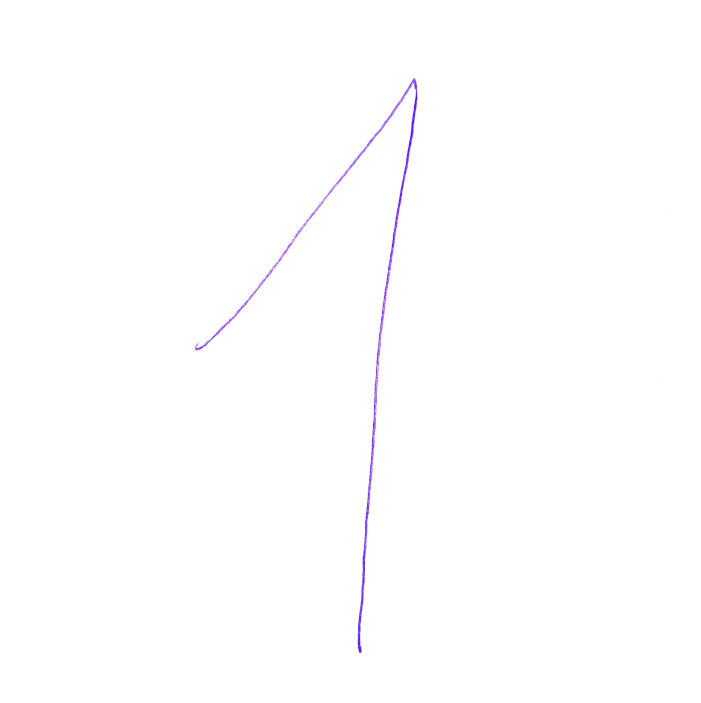
#> input picture projects/img/raw_img/onetris.jpg, 2102 x 2108 px, found by its file name (shown at 1/3 size)
$ jupyter execute '1. Image preprocessing.ipynb'
#> lines starting #> are read from the running program, lines starting #| are printed output that depends on the picture
## Install OpenCV and all its dependencies

**pip install opencv-python**

Note : After installing, you'll need to restart your Python kernel/interpreter for the import to work. In Jupyter Notebook, click Kernel > Restart & Clear Output.

## Import OpenCV

[cell 1]
import cv2

## The program that resiezs a color picture to suit neural nets

This program does the following:

- Reads the input image using OpenCV's imread()
- Gets the height and width of the image
- Calculates the ratio needed to resize the image to 28 pixels wide
- Resizes the image using resize(), keeping the aspect ratio
- Converts the resized image to grayscale using cvtColor()
- Saves the resized grayscale image

[cell 2]
# Read the image
img = cv2.imread('./img/raw_img/onetris.jpg')
#> img is the input picture: shape (2108, 2102, 3); mean B, G, R 254.9, 254.3, 254.5

[cell 3]
# check image shape
img.shape
#> Out = (2108, 2102, 3)

[cell 4]
# Get the height and width of the image
height, width = img.shape[:2]
#> height = 2108; width = 2102

[cell 5]
# Calculate the ratio of the image
# after resizing to 28x28
ratio = 28.0/width
#> ratio = 0.0133

[cell 6]
# Resize the image keeping the ratio
resized_img = cv2.resize(img, (28, int(height*ratio)))
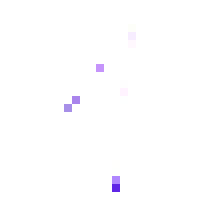
#> resized_img: shape (28, 28, 3) (shown 8 times larger); mean B, G, R 254.9, 254.1, 254.4

[cell 7]
# Convert to grayscale
gray_img = cv2.cvtColor(resized_img, cv2.COLOR_BGR2GRAY)

[cell 8]
# Save the resized grayscale image
cv2.imwrite('./img/preprocessed_img/onetris_resized_grayscale.jpg', gray_img)
#> Out = True

## Take a look at the resized image

[cell 9]
import numpy as np
import matplotlib.pyplot as plt

[cell 10]
# Convert to numpy array
image_array = np.array(gray_img)

# View the image
# plt.imshow(image_array, cmap='gray')
# plt.show()
image_array.shape
#> Out = (28, 28)
